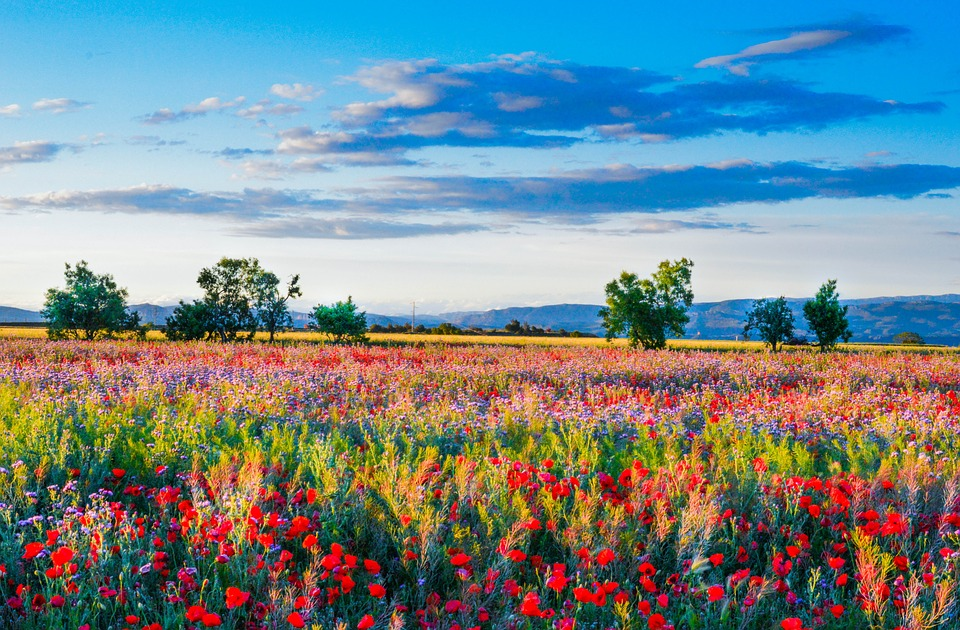
#> input picture imgs/flower.jpg, 960 x 630 px
$ jupyter execute --allow-errors 11-Histogramas.ipynb   (shell and % lines are left out)
#> lines starting #> are read from the running program, lines starting #| are printed output that depends on the picture
[cell 1]
import cv2
import numpy as np
import matplotlib.pyplot as plt

[cell 2]
# nat = cv2.imread('img/nature.jpg')
# show_nat = cv2.cvtColor(nat, cv2.COLOR_BGR2RGB)

parede = cv2.imread('./imgs/flower.jpg')
#> parede is the input picture: shape (630, 960, 3); mean B, G, R 142.3, 136.2, 114.8
type(parede)
# show_parede = cv2.cvtColor(parede, cv2.COLOR_BGR2RGB)

# rainbow = cv2.imread('img/rainbow.jpg')
# show_rainbow = cv2.cvtColor(rainbow, cv2.COLOR_BGR2RGB)

#> (a cell that did not finish here is left out)

[cell 4]
#OPENCV = BGR
hist = cv2.calcHist([parede],channels=[2],mask=None,histSize=[256],ranges=[0,256])
#> hist = 256 values, max 46775 at index 0, min 568 at index 254, mean 2362.5

[cell 5]
hist.shape
#> Out = (256, 1)

[cell 6]
plt.plot(hist)
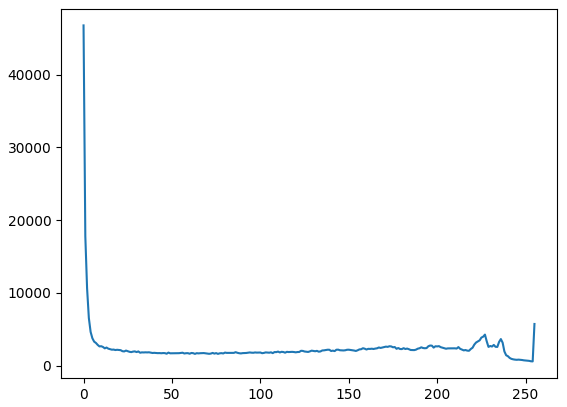
#> figure drawn by matplotlib, 1 panel; curve peaks at x = 0, y = 46775

[cell 7]
img = parede

[cell 8]
cores = ('b','g','r')

for i, col in enumerate(cores):
    histr = cv2.calcHist([img],[i],None,[256],[0,256])
    plt.plot(histr,color=col)
    plt.xlim([0,256])
    plt.ylim([0,15000])

plt.title('Histograma')
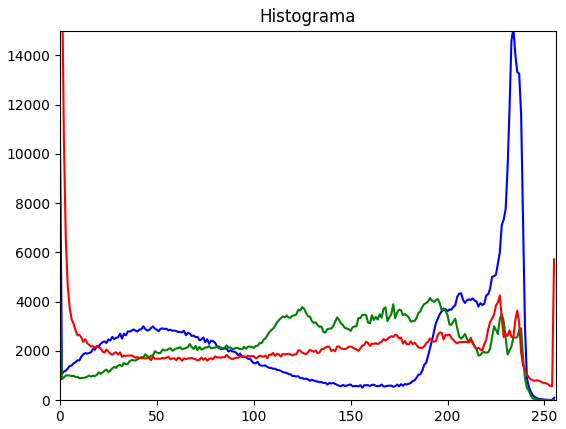
#> figure drawn by matplotlib, 1 panel; curve peaks at x = 234, y = 15102; curve peaks at x = 191, y = 4145; curve peaks at x = 0, y = 46775

$ run again, with imgs/mbappe.jpg copied over imgs/flower.jpg
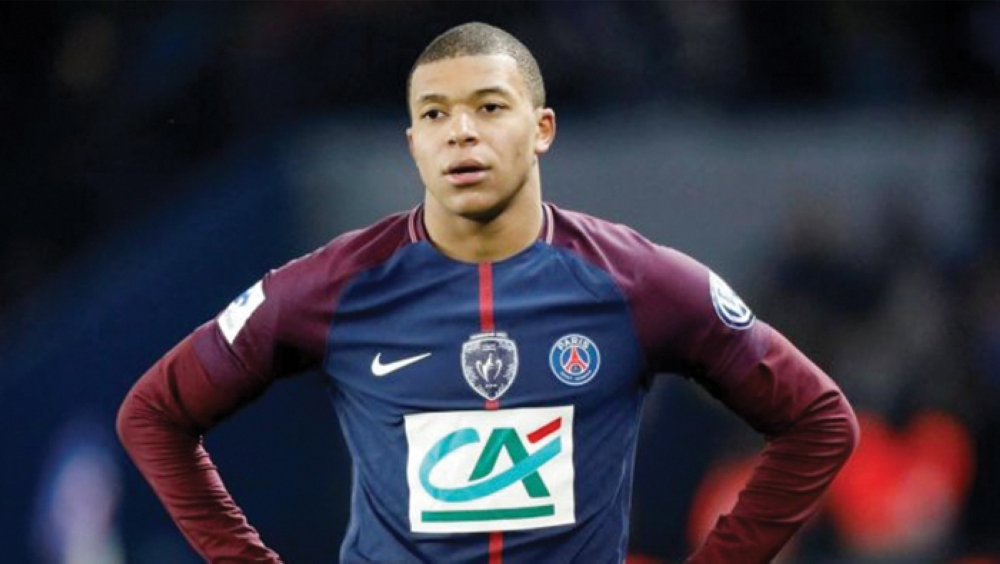
#> input picture imgs/mbappe.jpg, 1000 x 564 px
#> parede is the input picture: shape (564, 1000, 3); mean B, G, R 64.6, 51.7, 54.3
#> hist = 256 values, max 24253 at index 12, min 186 at index 255, mean 2203.1
#> `[cell 6] plt.plot(hist)`:
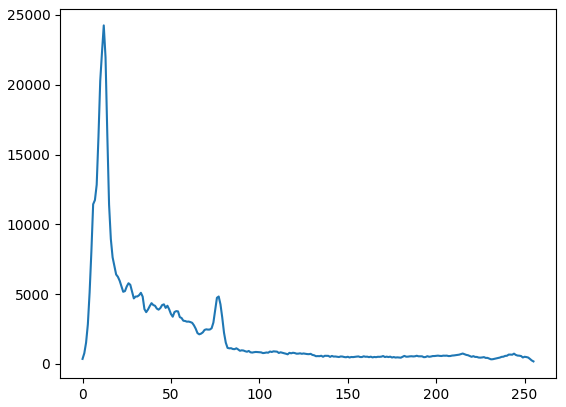
#> figure drawn by matplotlib, 1 panel; curve peaks at x = 12, y = 24253
#> `[cell 8] cores = ('b','g','r')  for i, col in enumerate(cores): histr ..`:
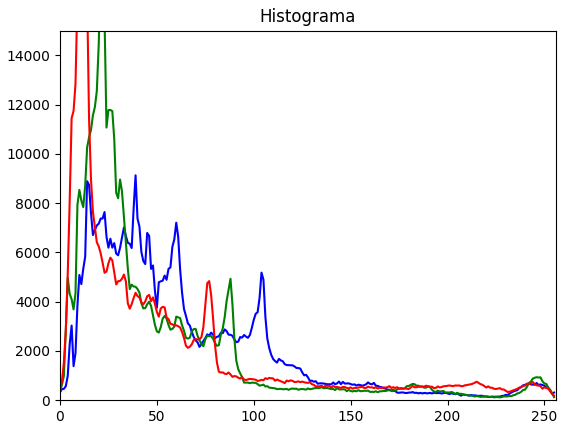
#> figure drawn by matplotlib, 1 panel; curve peaks at x = 39, y = 9126; curve peaks at x = 22, y = 20484; curve peaks at x = 12, y = 24253

$ run again, with imgs/parede.jpg copied over imgs/flower.jpg
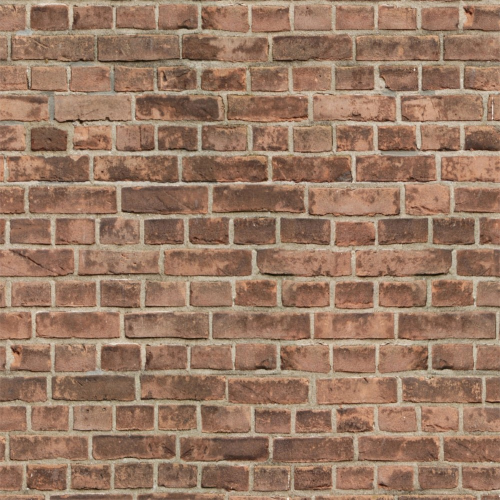
#> input picture imgs/parede.jpg, 1000 x 1000 px (shown at 1/2 size)
#> parede is the input picture: shape (1000, 1000, 3); mean B, G, R 100.1, 121.3, 153.9
#> hist = 256 values, max 12201 at index 174, min 0 at index 0, mean 3906.2
#> `[cell 6] plt.plot(hist)`:
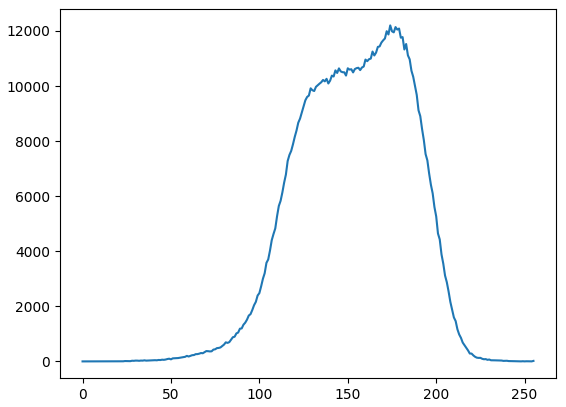
#> figure drawn by matplotlib, 1 panel; curve peaks at x = 174, y = 12201
#> `[cell 8] cores = ('b','g','r')  for i, col in enumerate(cores): histr ..`:
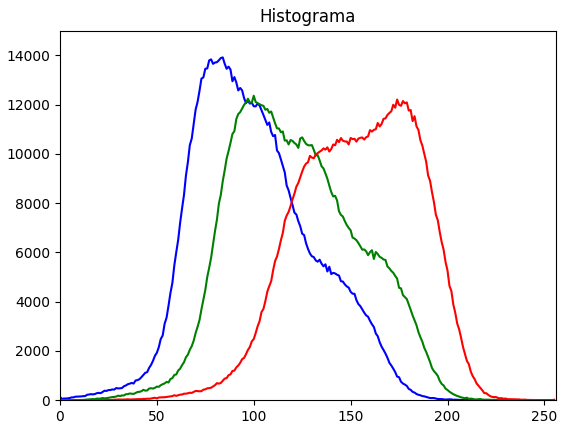
#> figure drawn by matplotlib, 1 panel; curve peaks at x = 84, y = 13912; curve peaks at x = 100, y = 12355; curve peaks at x = 174, y = 12201
